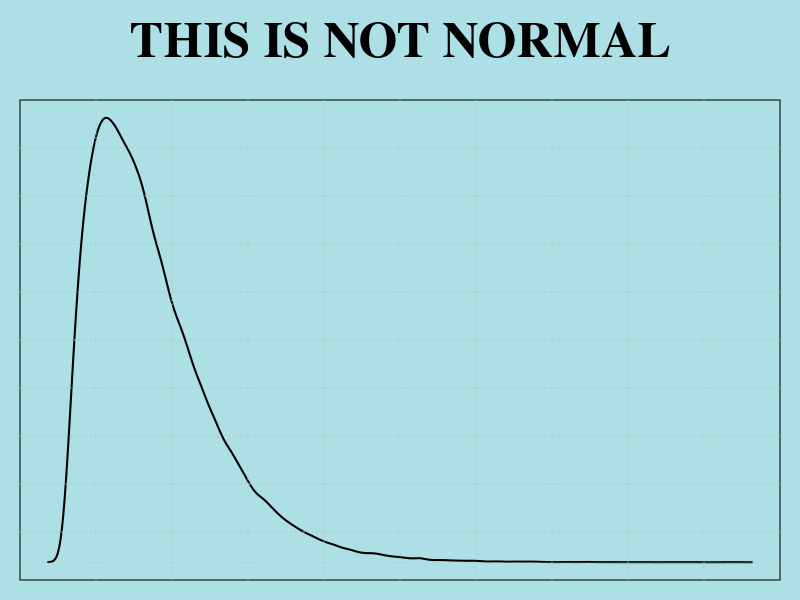
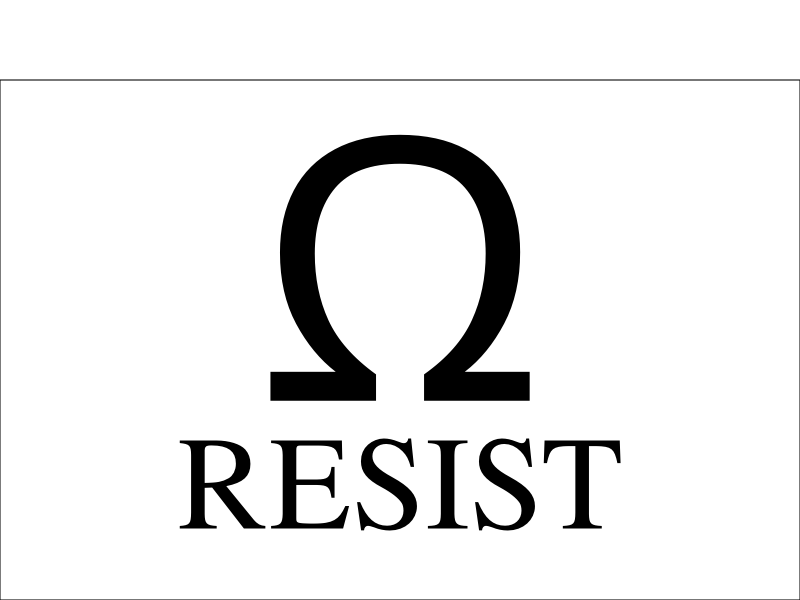
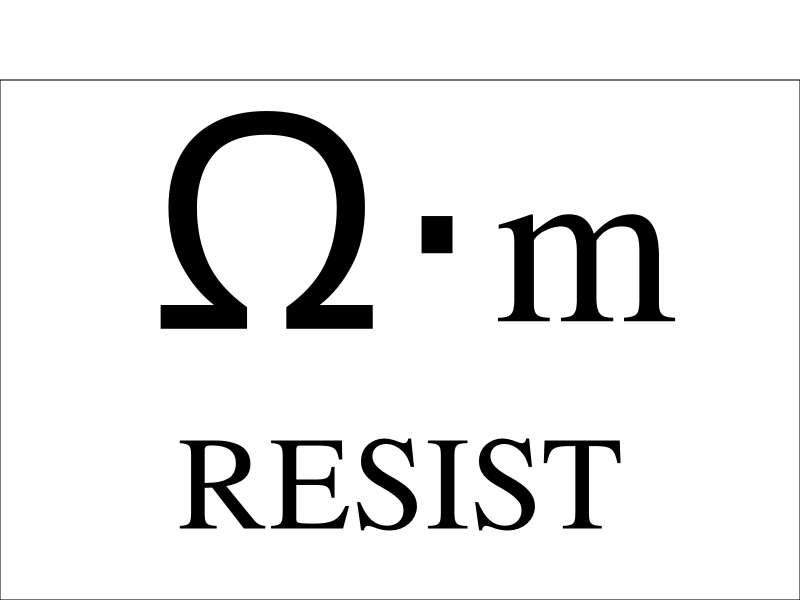

R code for these plots, in order:
## ---- chunk 1
knitr::opts_chunk$set(echo = TRUE)
## ---- chunk 2
# THIS IS NOT NORMAL sign (with distribution)
distribution <- rnbinom(100000, 2, .01)       # Choose distribution (generate whatever you want!)
par(family="serif", bg="#ade0e6")             # Set font and background color
par(mar=c(1, 1, 1, 1), oma=c(0,0,4,0))        # Set margins around graph (the "4" in outer margins 
                                              # is to leave room for the sign title)

plot(density(distribution),                   # plot the graph 
     main="", xlab="", xaxt='n', ylab="",     # with no labels
     yaxt='n', lwd=2)                         # and twice the normal line thickness

grid(nx = 10, ny = 10, col = "gray",          # add dotted gray grid to background 
     lty = "dotted",lwd = par("lwd"), 
     equilogs = TRUE)

title(main="THIS IS NOT NORMAL",              # Add title. 
      outer=TRUE, cex.main=3)                 # Make it big.

## ---- chunk 3
par(mar = c(0,0,0,0), family="serif", bg="white")       # Set font and background color
plot(c(0, 1), c(0, 1), ann = F, bty = 'o', type = 'n',  # Plot an empty square
     xaxt = 'n', yaxt = 'n')
text(.5,.65, expression(Omega), cex=22)                 # Place the Omega sign (you may need to futz                                                           with the x and y positions)
text(.5,.2, "RESIST", cex=8)                            # Place the text
## ---- chunk 4
# RESIST sign (with ohm meter symbol)
par(mar = c(0,0,0,0), family="serif", bg="white")
plot(c(0, 1), c(0, 1), ann = F, bty = 'o', type = 'n', xaxt = 'n', yaxt = 'n')
text(.32,.75, expression(Omega), cex=18)
text(.55,.63, expression(paste(""%.%"")), cex=18)
text(.75,.65, "m", cex=14)
text(.5,.2, "RESIST", cex=8)
